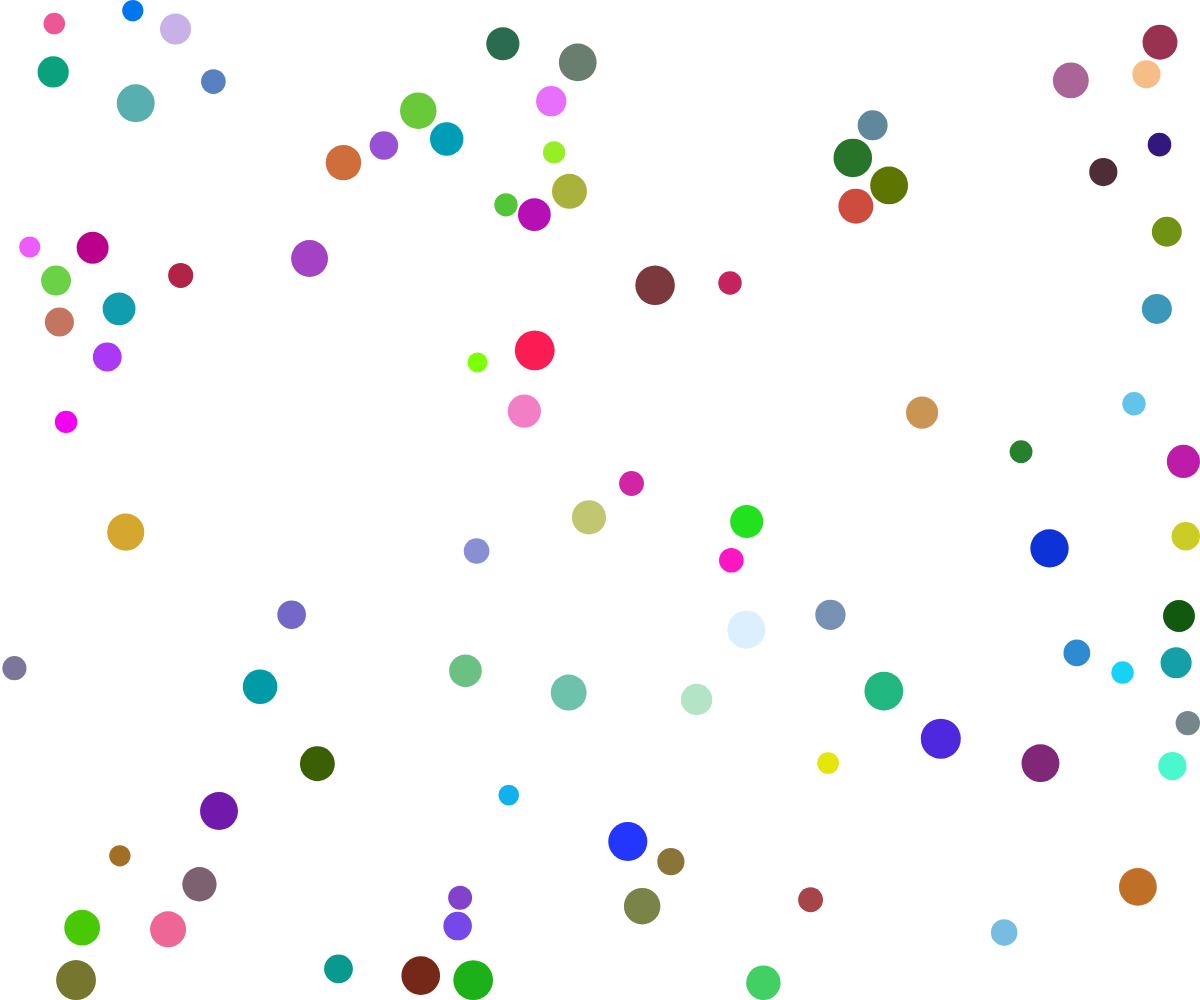
Frame 1 (no input)
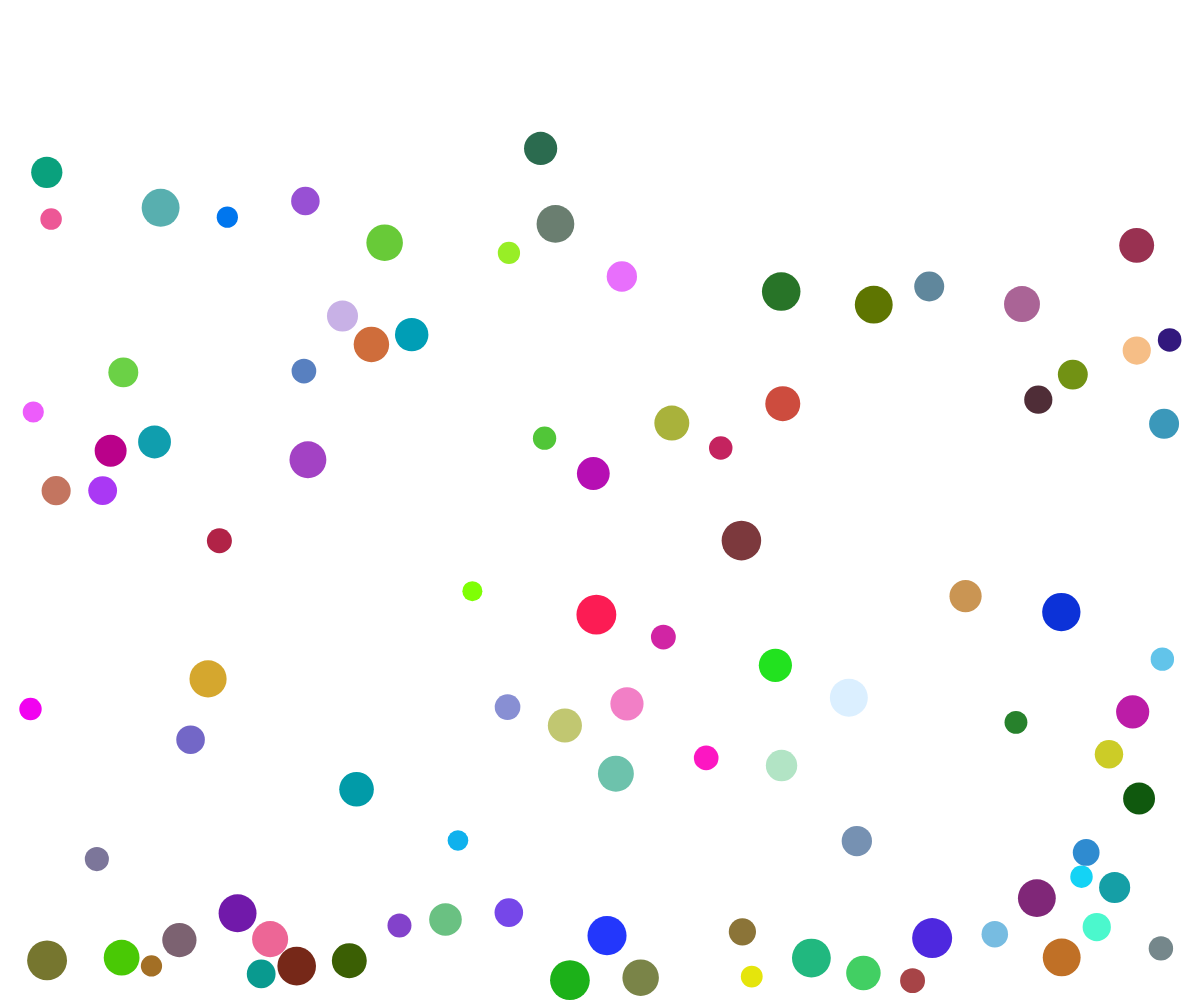
Frame 60 (no input)
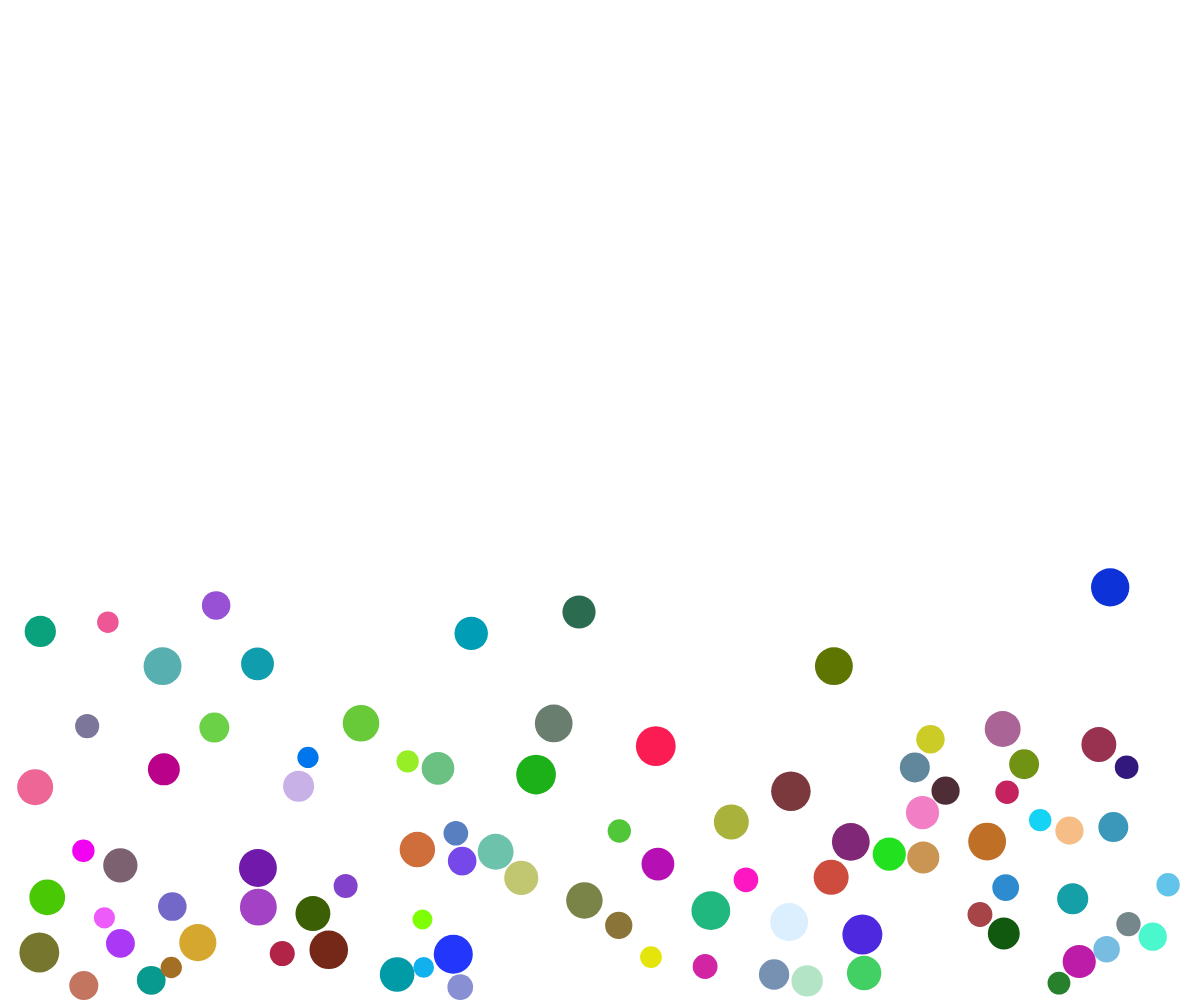
Frame 120 (the mouse pressed at the canvas centre since frame 60)

The p5.js sketch that drew these frames (run headless with seeded random() and noise() and a simulated clock; from frame 60 on, the mouse is pressed at the canvas centre):

// p5.js sketch
// ── sketch.js
/// <reference path="../p5/TSDef/p5.global-mode.d.ts" />

"use strict";

var balls = [];

function setup() {
  
  createCanvas(windowWidth, windowHeight);
  for(var i = 0; i < 100; i++){
    let x = random(0, width);
    let y = random(0, height);
    let r = random(10, 20);
    let w = random(1, 20);
    var ball = new Ball(x, y, r, w, balls);
    ball.velocity = createVector(random(-2, 2), random(-2, 2));
    var overlapping = false;
    for (let other of balls) {
      let d = dist(ball.x, ball.y, other.x, other.y);
      if (d < ball.radius + other.radius) {
        overlapping = true;
        break;
      }
    }
    if (!overlapping) {
      balls.push(ball);
    }
  }
}

function draw() {
  background(255);
  let gravity = createVector(0, 0.1);
  balls.forEach(ball => {
    ball.applyAcceleration(gravity);
    ball.update();
    ball.show();
  });
}

class Ball {

  constructor(x, y, r, weight, others) {
    this.x = x;
    this.y = y;
    this.weight = weight;
    this.velocity = createVector(0, 0);
    this.others = others;
    this.radius = r;
    this.c = color(random(0, 255), random(0, 255), random(0, 255));
  }

  show() {
    noStroke();
    fill(this.c);
    ellipse(this.x, this.y, this.radius * 2);
  }

  applyVelocity() {
    this.x += this.velocity.x;
    this.y += this.velocity.y;
  }

  applyAcceleration(acceleration) {
    this.velocity.add(acceleration);
  }

  checkEdges() {
    if (this.x + this.radius > width) {
      this.x = width - this.radius;
      this.velocity.x *= -1;
    } else if (this.x - this.radius < 0) {
      this.x = this.radius;
      this.velocity.x *= -1;
    }
    if (this.y + this.radius > height) {
      this.y = height - this.radius;
      this.velocity.y *= -1;
    } else if (this.y - this.radius < 0) {
      this.y = this.radius;
      this.velocity.y *= -1;
    }
  }

  checkCollision() {
    for (let other of this.others) {
      if (other !== this) {
        let d = dist(this.x, this.y, other.x, other.y);
        if (d < this.radius + other.radius) {
          let normal = createVector(other.x - this.x, other.y - this.y);
          normal.normalize();
          let relativeVelocity = createVector(this.velocity.x - other.velocity.x, this.velocity.y - other.velocity.y);
          let dot = p5.Vector.dot(relativeVelocity, normal);
          let impulse = (2 * dot) / (1 / this.weight + 1 / other.weight);
          let impulseVector = p5.Vector.mult(normal, impulse);
          this.velocity.sub(p5.Vector.div(impulseVector, this.weight));
          other.velocity.add(p5.Vector.div(impulseVector, other.weight));
          
          while (dist(this.x, this.y, other.x, other.y) < this.radius + other.radius) {
            var overlap = this.radius + other.radius - d;
            var travelVector = createVector(this.x - this.previousX, this.y - this.previousY);
            var travelDistance = travelVector.mag();
            var otherTravelVector = createVector(other.x - other.previousX, other.y - other.previousY);
            var otherTravelDistance = otherTravelVector.mag();
            var percent = travelDistance / (travelDistance + otherTravelDistance);
            this.x -= travelVector.x * percent;
            this.y -= travelVector.y * percent;
            other.x -= otherTravelVector.x * (1-percent);
            other.y -= otherTravelVector.y * (1-percent);
          }
          console.log(overlap);          
        }
      }
    }  
  }

  update() {
    this.previousX = this.x;
    this.previousY = this.y;
    this.applyVelocity();
    this.checkEdges();
    this.checkCollision();
  }
}
